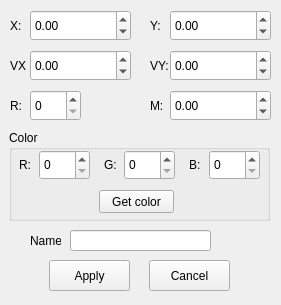
<?xml version="1.0" encoding="UTF-8"?>
<ui version="4.0">
 <class>PlanetEditor</class>
 <widget class="QWidget" name="PlanetEditor">
  <property name="geometry">
   <rect>
    <x>0</x>
    <y>0</y>
    <width>281</width>
    <height>305</height>
   </rect>
  </property>
  <property name="minimumSize">
   <size>
    <width>0</width>
    <height>0</height>
   </size>
  </property>
  <property name="maximumSize">
   <size>
    <width>1000000</width>
    <height>1000000</height>
   </size>
  </property>
  <property name="windowTitle">
   <string>Form</string>
  </property>
  <widget class="QDoubleSpinBox" name="py">
   <property name="geometry">
    <rect>
     <x>170</x>
     <y>10</y>
     <width>101</width>
     <height>31</height>
    </rect>
   </property>
   <property name="minimum">
    <double>-10000000.000000000000000</double>
   </property>
   <property name="maximum">
    <double>10000000.000000000000000</double>
   </property>
  </widget>
  <widget class="QLabel" name="label_6">
   <property name="geometry">
    <rect>
     <x>150</x>
     <y>90</y>
     <width>16</width>
     <height>31</height>
    </rect>
   </property>
   <property name="text">
    <string>M:</string>
   </property>
  </widget>
  <widget class="QLabel" name="label_3">
   <property name="geometry">
    <rect>
     <x>150</x>
     <y>50</y>
     <width>21</width>
     <height>31</height>
    </rect>
   </property>
   <property name="text">
    <string>VY:</string>
   </property>
  </widget>
  <widget class="QDoubleSpinBox" name="pvx">
   <property name="geometry">
    <rect>
     <x>30</x>
     <y>50</y>
     <width>101</width>
     <height>31</height>
    </rect>
   </property>
   <property name="minimum">
    <double>-10000.000000000000000</double>
   </property>
   <property name="maximum">
    <double>10000.000000000000000</double>
   </property>
  </widget>
  <widget class="QLabel" name="label_4">
   <property name="geometry">
    <rect>
     <x>10</x>
     <y>50</y>
     <width>16</width>
     <height>31</height>
    </rect>
   </property>
   <property name="text">
    <string>VX:</string>
   </property>
  </widget>
  <widget class="QLineEdit" name="lineEdit">
   <property name="geometry">
    <rect>
     <x>70</x>
     <y>230</y>
     <width>141</width>
     <height>21</height>
    </rect>
   </property>
  </widget>
  <widget class="QDoubleSpinBox" name="pvy">
   <property name="geometry">
    <rect>
     <x>170</x>
     <y>50</y>
     <width>101</width>
     <height>31</height>
    </rect>
   </property>
   <property name="minimum">
    <double>-10000.000000000000000</double>
   </property>
   <property name="maximum">
    <double>10000.000000000000000</double>
   </property>
  </widget>
  <widget class="QDoubleSpinBox" name="px">
   <property name="geometry">
    <rect>
     <x>30</x>
     <y>10</y>
     <width>101</width>
     <height>31</height>
    </rect>
   </property>
   <property name="minimum">
    <double>-10000000.000000000000000</double>
   </property>
   <property name="maximum">
    <double>10000000.000000000000000</double>
   </property>
  </widget>
  <widget class="QLabel" name="label">
   <property name="geometry">
    <rect>
     <x>10</x>
     <y>10</y>
     <width>16</width>
     <height>31</height>
    </rect>
   </property>
   <property name="text">
    <string>X:</string>
   </property>
  </widget>
  <widget class="QLabel" name="label_19">
   <property name="geometry">
    <rect>
     <x>30</x>
     <y>230</y>
     <width>31</width>
     <height>21</height>
    </rect>
   </property>
   <property name="text">
    <string>Name:</string>
   </property>
  </widget>
  <widget class="QPushButton" name="pushButton_3">
   <property name="geometry">
    <rect>
     <x>149</x>
     <y>260</y>
     <width>81</width>
     <height>31</height>
    </rect>
   </property>
   <property name="text">
    <string>Cancel</string>
   </property>
  </widget>
  <widget class="QDoubleSpinBox" name="pm">
   <property name="geometry">
    <rect>
     <x>170</x>
     <y>90</y>
     <width>101</width>
     <height>31</height>
    </rect>
   </property>
   <property name="minimum">
    <double>-10000000.000000000000000</double>
   </property>
   <property name="maximum">
    <double>10000000.000000000000000</double>
   </property>
  </widget>
  <widget class="QGroupBox" name="colorBox">
   <property name="geometry">
    <rect>
     <x>9</x>
     <y>130</y>
     <width>261</width>
     <height>91</height>
    </rect>
   </property>
   <property name="title">
    <string>Color</string>
   </property>
   <widget class="QLabel" name="label_8">
    <property name="geometry">
     <rect>
      <x>95</x>
      <y>20</y>
      <width>16</width>
      <height>30</height>
     </rect>
    </property>
    <property name="text">
     <string>G:</string>
    </property>
   </widget>
   <widget class="QSpinBox" name="rgbr">
    <property name="geometry">
     <rect>
      <x>30</x>
      <y>20</y>
      <width>51</width>
      <height>30</height>
     </rect>
    </property>
    <property name="maximum">
     <number>255</number>
    </property>
   </widget>
   <widget class="QLabel" name="label_7">
    <property name="geometry">
     <rect>
      <x>10</x>
      <y>20</y>
      <width>16</width>
      <height>30</height>
     </rect>
    </property>
    <property name="text">
     <string>R:</string>
    </property>
   </widget>
   <widget class="QSpinBox" name="rgbg">
    <property name="geometry">
     <rect>
      <x>115</x>
      <y>20</y>
      <width>51</width>
      <height>30</height>
     </rect>
    </property>
    <property name="maximum">
     <number>255</number>
    </property>
   </widget>
   <widget class="QLabel" name="label_9">
    <property name="geometry">
     <rect>
      <x>180</x>
      <y>20</y>
      <width>21</width>
      <height>30</height>
     </rect>
    </property>
    <property name="text">
     <string>B:</string>
    </property>
   </widget>
   <widget class="QSpinBox" name="rgbb">
    <property name="geometry">
     <rect>
      <x>200</x>
      <y>20</y>
      <width>51</width>
      <height>30</height>
     </rect>
    </property>
    <property name="maximum">
     <number>255</number>
    </property>
   </widget>
   <widget class="QPushButton" name="pushButton_2">
    <property name="geometry">
     <rect>
      <x>90</x>
      <y>60</y>
      <width>75</width>
      <height>23</height>
     </rect>
    </property>
    <property name="text">
     <string>Get color</string>
    </property>
   </widget>
  </widget>
  <widget class="QPushButton" name="pushButton">
   <property name="geometry">
    <rect>
     <x>49</x>
     <y>260</y>
     <width>81</width>
     <height>31</height>
    </rect>
   </property>
   <property name="text">
    <string>Apply</string>
   </property>
  </widget>
  <widget class="QSpinBox" name="pr">
   <property name="geometry">
    <rect>
     <x>30</x>
     <y>90</y>
     <width>51</width>
     <height>31</height>
    </rect>
   </property>
   <property name="maximum">
    <number>10000000</number>
   </property>
  </widget>
  <widget class="QLabel" name="label_2">
   <property name="geometry">
    <rect>
     <x>150</x>
     <y>10</y>
     <width>21</width>
     <height>31</height>
    </rect>
   </property>
   <property name="text">
    <string>Y:</string>
   </property>
  </widget>
  <widget class="QLabel" name="label_5">
   <property name="geometry">
    <rect>
     <x>10</x>
     <y>90</y>
     <width>16</width>
     <height>31</height>
    </rect>
   </property>
   <property name="text">
    <string>R:</string>
   </property>
  </widget>
 </widget>
 <tabstops>
  <tabstop>pushButton</tabstop>
  <tabstop>px</tabstop>
  <tabstop>py</tabstop>
  <tabstop>pvx</tabstop>
  <tabstop>pvy</tabstop>
  <tabstop>pr</tabstop>
  <tabstop>pm</tabstop>
  <tabstop>lineEdit</tabstop>
  <tabstop>pushButton_3</tabstop>
  <tabstop>rgbr</tabstop>
  <tabstop>rgbg</tabstop>
  <tabstop>rgbb</tabstop>
  <tabstop>pushButton_2</tabstop>
 </tabstops>
 <resources/>
 <connections/>
</ui>
